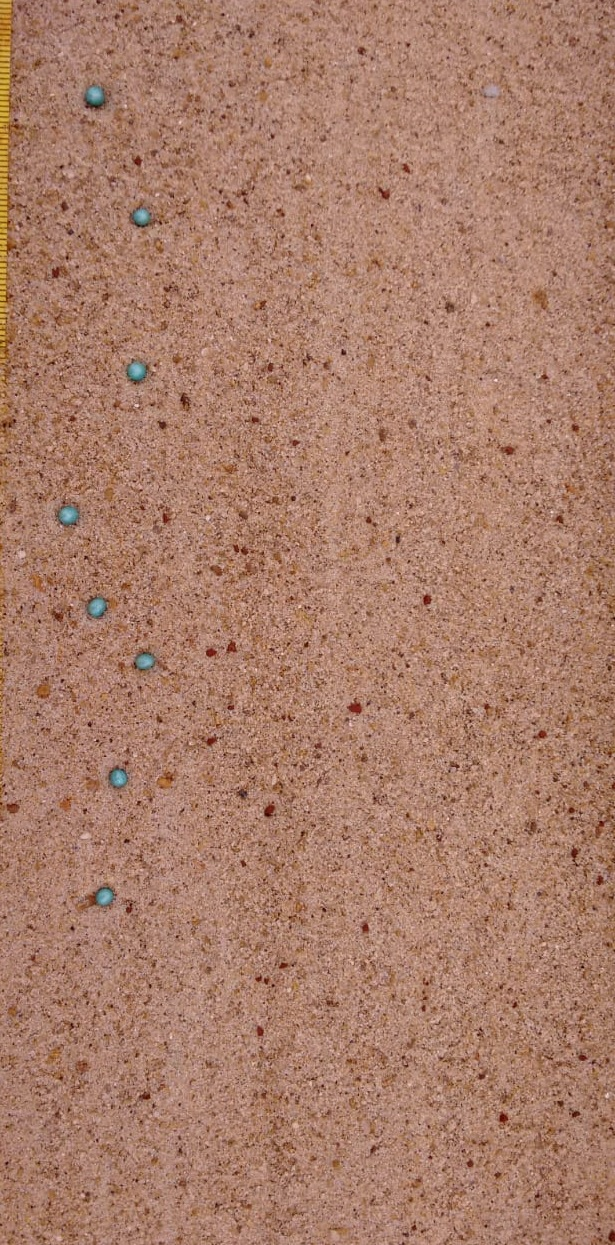
#> input picture image04.jpg, 615 x 1245 px
$ python teste2.py   (Python 2 division)
#> lines starting #> are read from the running program, lines starting #| are printed output that depends on the picture; after the words box and inside, x2 and y2 are one past the last pixel; in counts of white or black regions, pixels touching at a corner belong together
#!/usr/bin/python


import numpy as np
import cv2
import datetime
from matplotlib import pyplot as plt


if __name__ == "__main__":
	rgb= cv2.imread('./image04.jpg')
#> rgb is the input picture: shape (1245, 615, 3); mean B, G, R 106.4, 125.9, 169.7

	s= rgb.shape
#> s = (1245, 615, 3)
	gray= np.ndarray(shape=(s[0], s[1]), dtype=np.uint8)
	print gray.shape
#| (1245, 615)
	for i in range (0, s[0]-1):
		for j in range (0,s[1]):
			r= 0*rgb[i,j, 0] + 0*rgb[i,j, 1] +1*rgb[i,j, 2]

			if (r > 255) :
				 r=255

			gray[i,j]= r
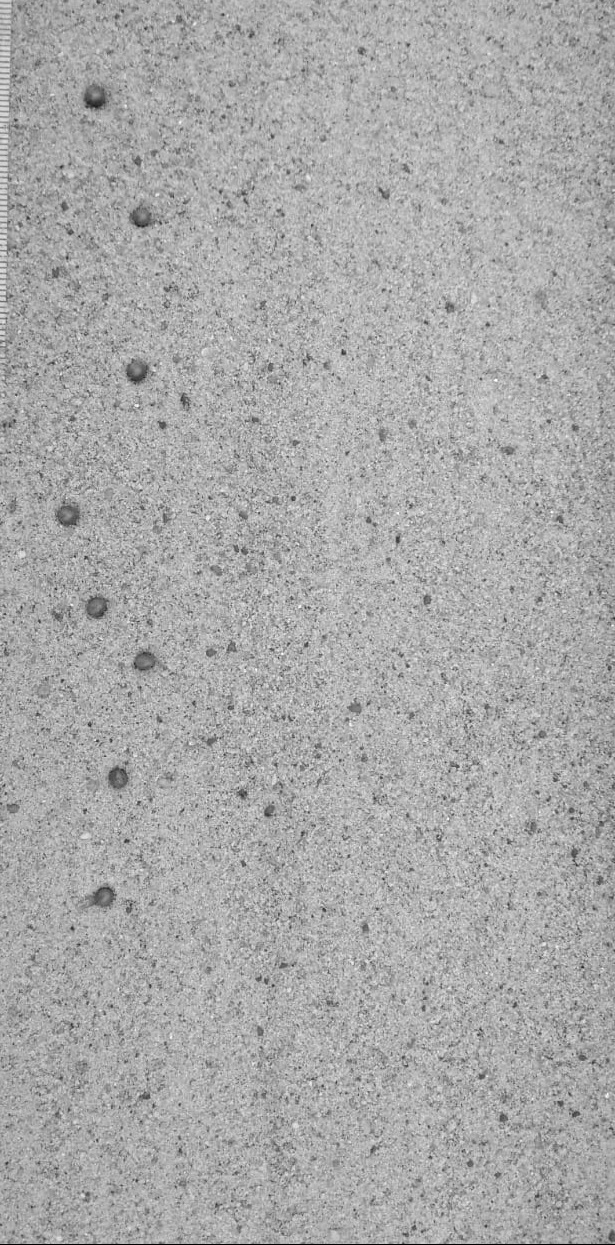
#> gray: shape (1245, 615); min 0, max 255, mean 169.5
			#print r

        #lets try to clean the image, a very naive dilate algorithm
#	for i in range (0, s[0]-1):
#		for j in range (0,s[1]):
#			 if gray[i,j] < 255 and gray[i,j] > 200:
#		             if (i > 1) and (j < s[1]-1) and (i < s[0]-1) and (j > 1):
#		                 if (gray[i-1, j] == 255) or (gray[i+1, j] == 255) or (gray[i, j-1] == 255) or (gray[i, j+1] ==255):
#		                     gray[i+1, j] =255;
#		                     gray[i-1, j] =255;
#		                     gray[i, j-1] =255;
#		                     gray[i, j+1] =255;
#		                     gray[i, j] =255;
#			 if gray[i,j] < 20 :
#		             if (i > 1) and (j < s[1]-1) and (i < s[0]-1) and (j > 1):
#		                 if (gray[i-1, j] == 0) or (gray[i+1, j] == 0) or (gray[i, j-1] == 0) or (gray[i, j+1] ==0):
#		                     gray[i+1, j] =0;
#		                     gray[i-1, j] =0;
#		                     gray[i, j-1] =0;
#		                     gray[i, j+1] =0;
#		                     gray[i, j] =0;

	#dilate
        kernel= np.zeros((3,3),np.uint8)
	grayD=cv2.dilate(gray, kernel, 8)
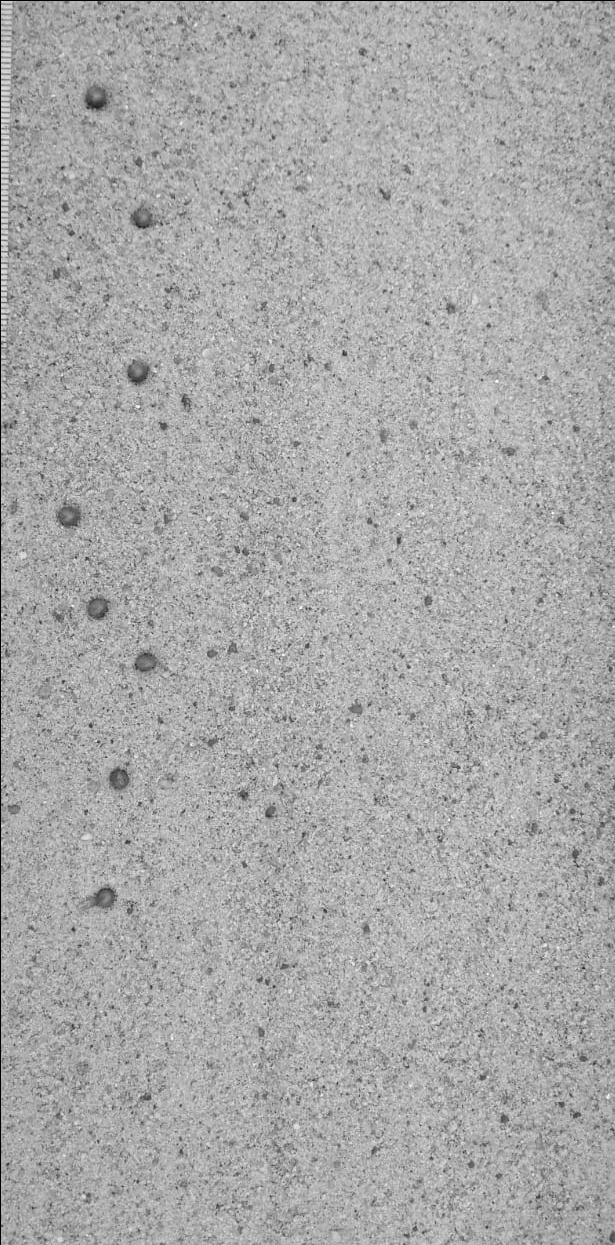
#> grayD: shape (1245, 615); min 0, max 255, mean 169.3

	#noise reduction
#	grayN= cv2.fastNlMeansDenoising(gray)

	(T, thresh) = cv2.threshold(grayD, 127, 255, cv2.THRESH_BINARY)
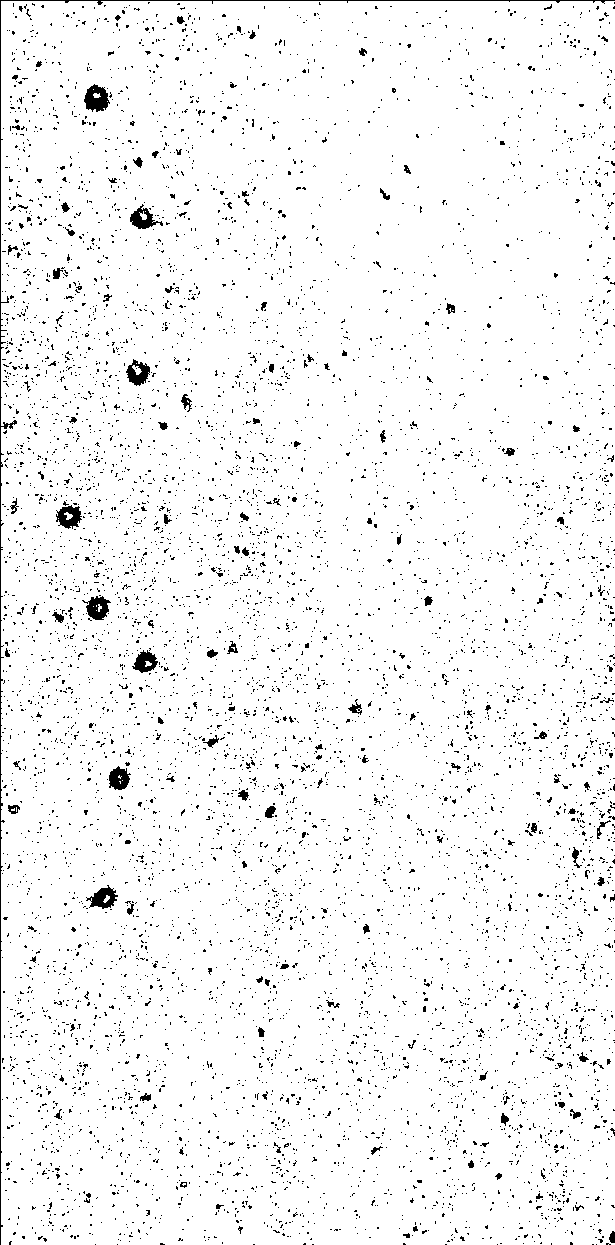
#> thresh: shape (1245, 615); 96% white; black in thin lines or dots

	grayM= cv2.medianBlur(thresh, 17);
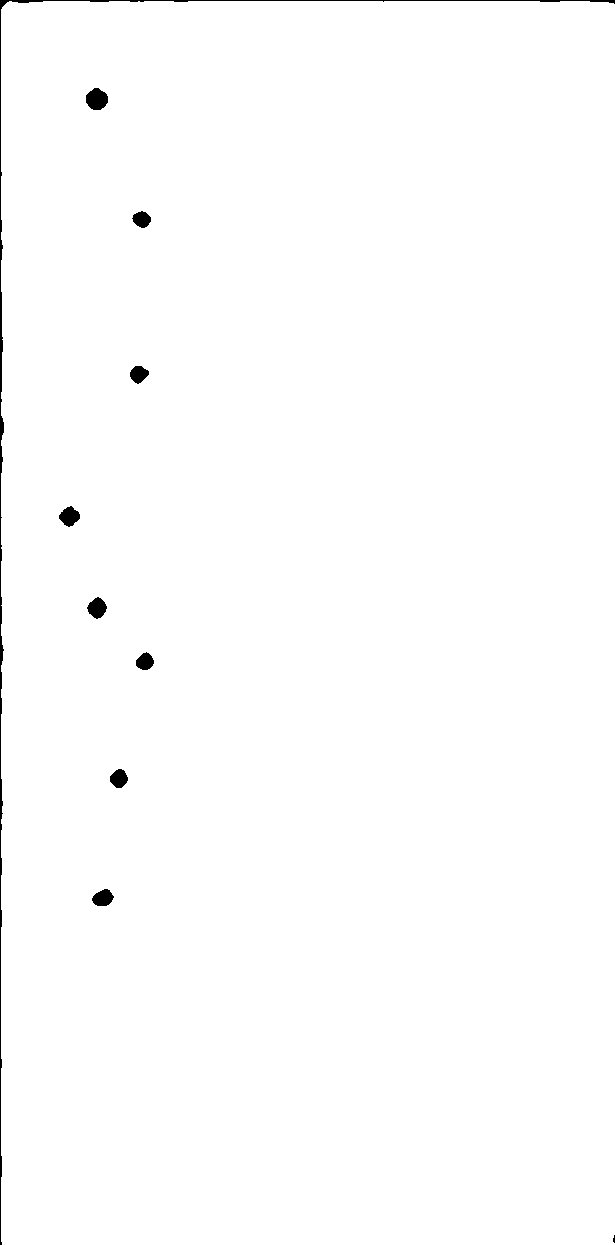
#> grayM: shape (1245, 615); 99.4% white; 10 black regions (1 under 20 px), largest, box (x1, y1, x2, y2) and area: (0, 0, 615, 1245) 2510, (86, 88, 108, 110) 368, (87, 597, 107, 619) 290
	#lets threshold


	filegray= "gray.png"
	cv2.imwrite(filegray, gray)
	#filegray="grayM.png"
	#cv2.imwrite(filegray, grayM)
	plt.subplot(131),plt.imshow(rgb),plt.title('original')
	plt.subplot(132),plt.imshow(thresh, 'gray'),plt.title('threshold')
	plt.subplot(133),plt.imshow(grayM, 'gray'),plt.title('MedianBlur')

	plt.show()
#> figure, not shown here; B, G, R data is drawn as R, G, B

$ run again, with image05.jpg copied over image04.jpg
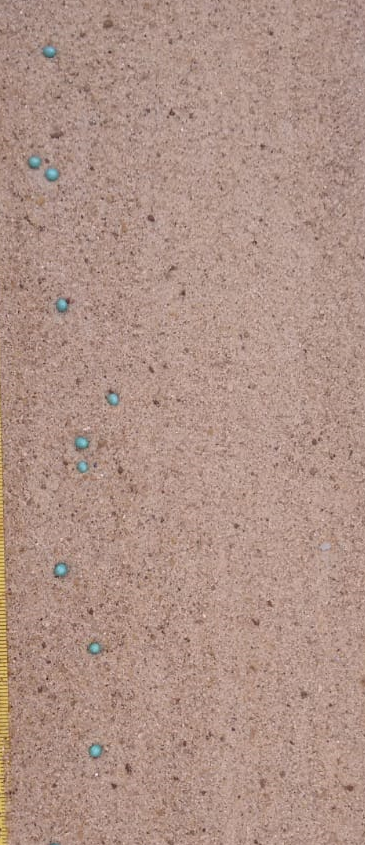
#> input picture image05.jpg, 365 x 845 px
#> rgb is the input picture: shape (845, 365, 3); mean B, G, R 135.2, 146.4, 175.3
#| (845, 365)
#> after the loop `for i in range (0, s[0]-1):`:
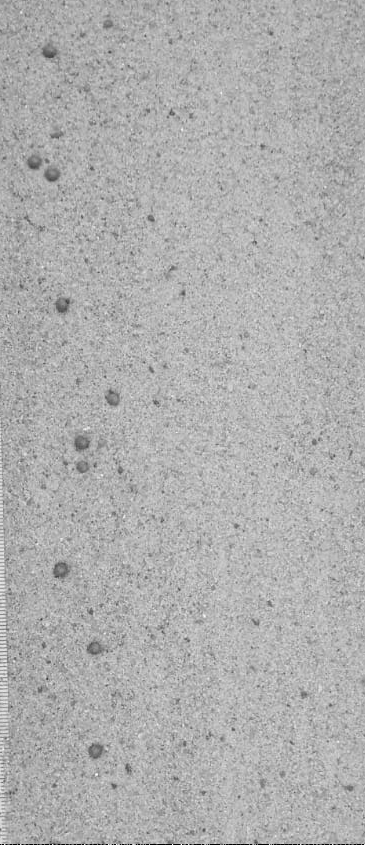
#> gray: shape (845, 365); min 0, max 255, mean 175.2
#> thresh: shape (845, 365); 98.4% white; black in thin lines or dots
#> `grayM= cv2.medianBlur(thresh, 17);`:
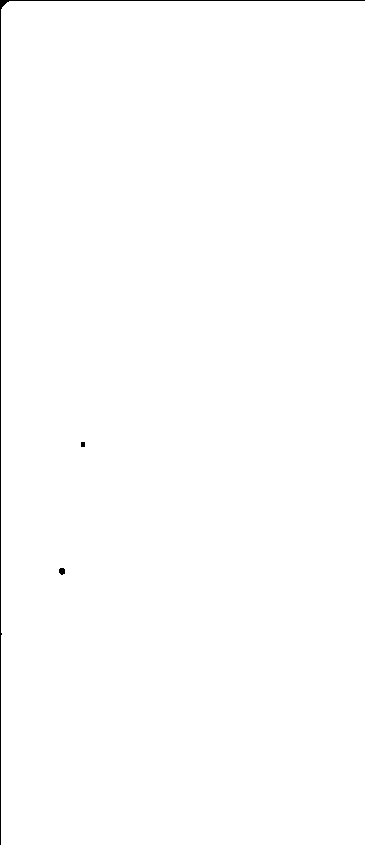
#> grayM: shape (845, 365); 99.6% white; black in thin lines or dots
